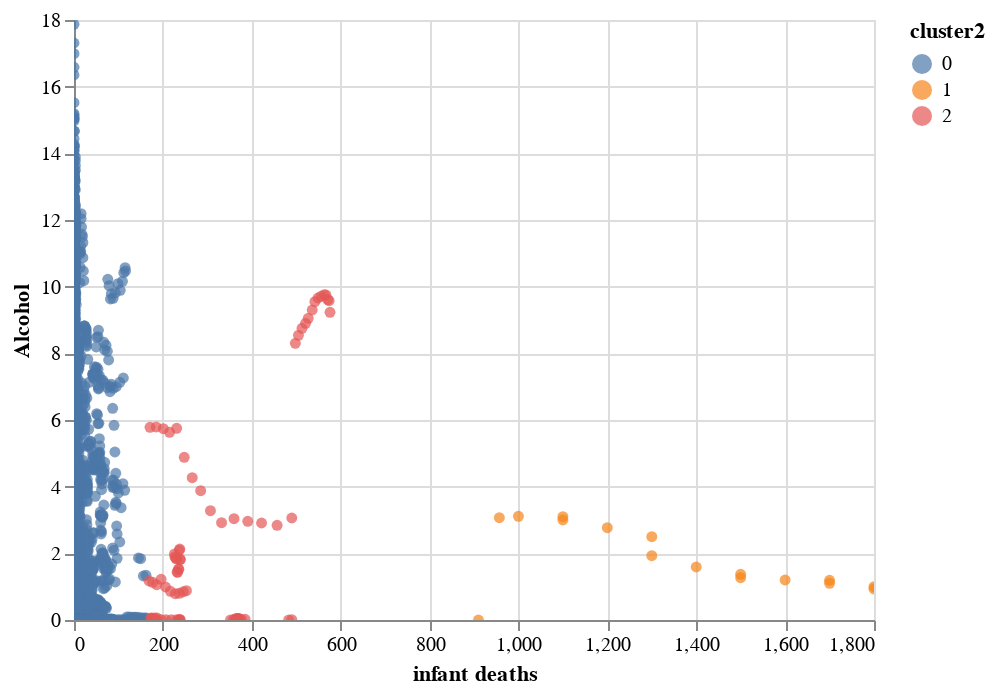

Source (notebook cell):
### Code cell
alt.Chart(data).mark_circle()\
             .encode\
              (x='infant deaths', \
               y='Alcohol', \
               color='cluster2:N', \
               tooltip=['Status', 'cluster2', \
                        'infant deaths',\
'Alcohol'])\
             .interactive()

### Figure 1 — Vega-Lite specification as saved in the notebook (floating-point values rounded to 4 significant figures; data arrays with more than 128 entries replaced by an {"elided": "..."} marker saying what was removed)
{"config": {"view": {"continuousWidth": 400, "continuousHeight": 300}}, "data": {"name": "data-e2e5e608ed790d8d46471f9a89e4b077"}, "mark": "circle", "encoding": {"color": {"field": "cluster2", "type": "nominal"}, "tooltip": [{"field": "Status", "type": "nominal"}, {"field": "cluster2", "type": "quantitative"}, {"field": "infant deaths", "type": "quantitative"}, {"field": "Alcohol", "type": "quantitative"}], "x": {"field": "infant deaths", "type": "quantitative"}, "y": {"field": "Alcohol", "type": "quantitative"}}, "selection": {"selector003": {"type": "interval", "bind": "scales", "encodings": ["x", "y"]}}, "$schema": "https://vega.github.io/schema/vega-lite/v4.17.0.json", "datasets": {"data-e2e5e608ed790d8d46471f9a89e4b077": {"elided": "2938 records"}}}
